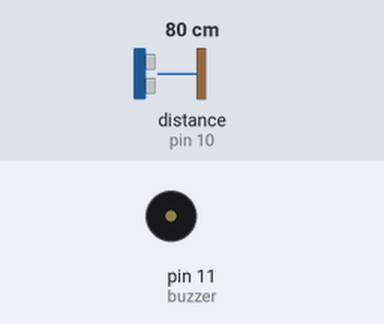
Recording of a sketch running on a simulated Arduino Uno, built with avr-gcc and run on an emulated ATmega328P. Parts: buzzer (waves = sounding, pin HIGH). Wiring (inferred from the names in the program): ultrasonic range finder: trigger pin 9; echo pin 10. The test bench sets the inputs (shaded band); at power-on: distance to the obstacle (sensor on pin 10) 80 cm. The echo pulse lasts 58.3 µs per cm; pins used as bus, display or sensor lines are not drawn.

Above: at 1.3 s.
1.4 s: distance to the obstacle (sensor on pin 10) set to 12 cm
2.9 s: distance to the obstacle (sensor on pin 10) set to 9 cm
At 3.5 s:
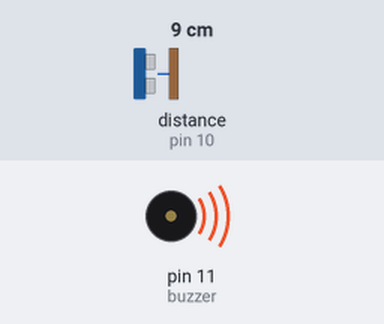
4.5 s: distance to the obstacle (sensor on pin 10) set to 18 cm
At 4.8 s:
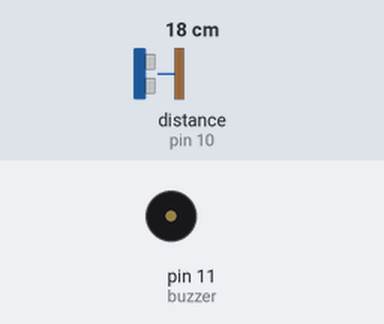
6.0 s: distance to the obstacle (sensor on pin 10) set to 2 cm
At 7.3 s:
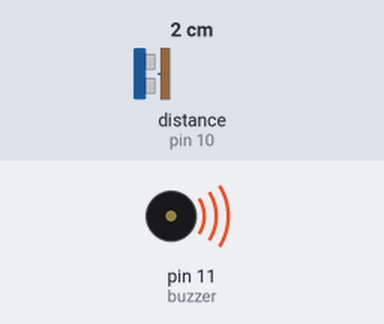
Timing chart, 0 to 8.5 s (numbered marks = the images above; inputs shaded):
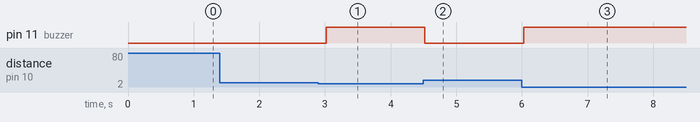

Measured:
- the behaviour switches between 11 and 10 cm on distance to the obstacle (sensor on pin 10) (found by bisection; images 0 and 1)
- after the input at 1.4 s, every drawn part: stays the same
- after the input at 2.9 s, pin 11 (buzzer): LOW → HIGH after 0.12 s
- after the input at 4.5 s, pin 11 (buzzer): HIGH → LOW at once
- after the input at 6.0 s, pin 11 (buzzer): LOW → HIGH at once

The sketch:

Obstacle_Avoidance_System.ino
```cpp
#define trigPin 9
#define echoPin 10
#define buzzer 11

void setup() {
  pinMode(trigPin, OUTPUT);
  pinMode(echoPin, INPUT);
  pinMode(buzzer, OUTPUT);
}

void loop() {
  digitalWrite(trigPin, LOW);
  delayMicroseconds(2);
  digitalWrite(trigPin, HIGH);
  delayMicroseconds(10);
  digitalWrite(trigPin, LOW);

  long duration = pulseIn(echoPin, HIGH);
  int distance = duration * 0.034 / 2;

  if (distance < 10) {
    digitalWrite(buzzer, HIGH);
  } else {
    digitalWrite(buzzer, LOW);
  }
  delay(500);
}
```
